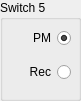
   <widget class="QGroupBox" name="groupBox_33">
    <property name="geometry">
     <rect>
      <x>100</x>
      <y>360</y>
      <width>81</width>
      <height>101</height>
     </rect>
    </property>
    <property name="title">
     <string>Switch 5</string>
    </property>
    <property name="flat">
     <bool>false</bool>
    </property>
    <property name="checkable">
     <bool>false</bool>
    </property>
    <widget class="QWidget" name="layoutWidget_5">
     <property name="geometry">
      <rect>
       <x>10</x>
       <y>20</y>
       <width>61</width>
       <height>71</height>
      </rect>
     </property>
     <layout class="QVBoxLayout" name="verticalLayout_5">
      <item>
       <widget class="QRadioButton" name="RxSwitch_PM">
        <property name="enabled">
         <bool>true</bool>
        </property>
        <property name="layoutDirection">
         <enum>Qt::LayoutDirection::RightToLeft</enum>
        </property>
        <property name="text">
         <string>PM</string>
        </property>
        <property name="checked">
         <bool>true</bool>
        </property>
       </widget>
      </item>
      <item>
       <widget class="QRadioButton" name="RxSwitch_Rec">
        <property name="enabled">
         <bool>true</bool>
        </property>
        <property name="layoutDirection">
         <enum>Qt::LayoutDirection::RightToLeft</enum>
        </property>
        <property name="text">
         <string>Rec</string>
        </property>
       </widget>
      </item>
     </layout>
    </widget>
   </widget>
